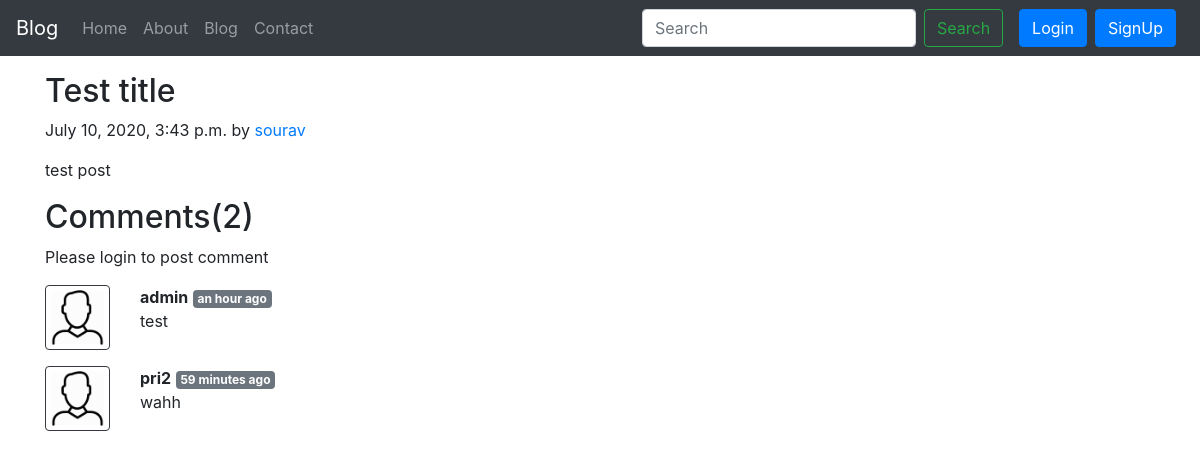
Page /blog/test on the committed database.
### blog/models.py (models this page shows, shortened)
class Post(models.Model):
    sno = models.AutoField(primary_key=True)
    title = models.CharField(max_length=255)
    content = models.TextField()
    author = models.CharField(max_length=100)
    slug = models.CharField(max_length=130)
    slug.help_text = "Use - instead of space"
    timestamp = models.DateTimeField(blank=True)

class BlogComment(models.Model):
    sno = models.AutoField(primary_key=True)
    comment = models.TextField()
    user = models.ForeignKey(User, on_delete=models.CASCADE)
    post = models.ForeignKey(Post, on_delete=models.CASCADE)
    parent = models.ForeignKey('self', on_delete=models.CASCADE, null=True)
    timestamp = models.DateTimeField(default=now)

### blog/views.py (the view)
# urls.py: path('<str:slug>', views.blogPost, name="blogPost"),
def blogPost(request, slug):
    post = Post.objects.filter(slug=slug)[0]
    comments = BlogComment.objects.filter(post=post, parent=None)
    context = {"post": post, "comments": comments,
               "user": request.user}
    return render(request, 'blog/blogPost.html', context=context)

### blog/templates/blog/blogPost.html
{% extends 'blog/base.html' %} {% block title %}BlogPost{% endblock title %}
{%load humanize %} {% load get_dict %} {% block body %}
<div class="container my-3">
  <h2 class="blog-post-title">{{ post.title }}</h2>
  <p class="blog-post-meta">
    {{post.timestamp}} by <a href="#">{{post.author}}</a>
  </p>
  <p>{{post.content|safe}}</p>
</div>
<div class="container">
  <h2>Comments({{comments.count}})</h2>
  {% if user.is_authenticated %}
  <form action="/blog/postComment" method="post">
    {% csrf_token %}
    <div class="form-group">
      <label for="exampleInputEmail1">Post here comments</label>
      <input
        type="text"
        class="form-control"
        name="comment"
        placeholder="Comment here"
      />
    </div>
    <input type="hidden" name="postSno" value="{{post.sno}}" />
    <input type="submit" value="Post" />
  </form>
  {% else %}
  <p>Please login to post comment</p>
  {% endif %} {% for comment in comments %}
  <div class="row my-3">
    <div class="col-md-1">
      <img
        class="rounded img-fluid img-thumbnail border border-dark"
        src="/static/user.png"
        alt="user"
      />
    </div>
    <div class="col-md-11">
      <b>{{comment.user.username}}</b>
      <span class="badge badge-secondary"
        >{{comment.timestamp | naturaltime}}</span
      >
      <div>{{comment.comment}}</div>
    </div>
  </div>
  {% endfor %}
</div>
{% endblock body %}

### blog/templates/blog/base.html (shortened to what this page needs)
<!DOCTYPE html>
<html lang="en">
<head>
  <link rel="stylesheet" href="https://stackpath.bootstrapcdn.com/bootstrap/4.5.0/css/bootstrap.min.css"
 />
</head>
<body>
  <nav class="navbar navbar-expand-lg navbar-dark bg-dark">
    <a class="navbar-brand" href="/">Blog</a>
    <div class="collapse navbar-collapse" id="navbarSupportedContent">
      <ul class="navbar-nav mr-auto">
        <li class="nav-item {% block homeactive %} {% endblock homeactive %} ">
          <a class="nav-link" href="/">Home <span class="sr-only">(current)</span></a>
        </li>
        <li class="nav-item {% block aboutactive %} {% endblock aboutactive %}">
          <a class="nav-link" href="/about">About</a>
        </li>
        <li class="nav-item {% block blogactive %} {% endblock blogactive %}">
          <a class="nav-link" href="/blog">Blog</a>
        </li>
        <li class="nav-item {% block contactactive %} {% endblock contactactive %}">
          <a class="nav-link" href="/contact">Contact</a>
        </li>
      </ul>
      <form method="get" action="/search" class="form-inline my-2 my-lg-0 mx-3">
        <input class="form-control mr-sm-2" type="search" placeholder="Search" aria-label="Search" name="query"
          id="query" />
        <button class="btn btn-outline-success my-2 my-sm-0" type="submit">
          Search
        </button>
      </form>
      {% if user.is_authenticated %}
      <div class="dropdown">
  <button class="btn btn-primary dropdown-toggle" type="button" id="dropdownMenuButton" data-toggle="dropdown" aria-haspopup="true" aria-expanded="false">
    Welcome {{request.user}}
  </button>
  <div class="dropdown-menu" aria-labelledby="dropdownMenuButton">
    <a class="dropdown-item" href="/logout">Logout</a>
  </div>
</div>
      {% else %}
      <button type="button" class="btn btn-primary mr-2" data-toggle="modal" data-target="#loginModal">
        Login
      </button>
      <button type="button" class="btn btn-primary mr-2 " data-toggle="modal" data-target="#signupModal">
        SignUp
      </button>
      {% endif %}
    </div>
  </nav>
  {% block body %} {% endblock body %}
</body>
</html>

### rows in the picture
Post: title "Test title", timestamp "July 10, 2020, 3:43 p.m.", author "sourav", content "test post"
BlogComment: user.username "admin", timestamp "an hour ago", comment "test"
BlogComment: user.username "pri2", timestamp "59 minutes ago", comment "wahh"

### other values in the picture
{{ comments.count }} "2"
